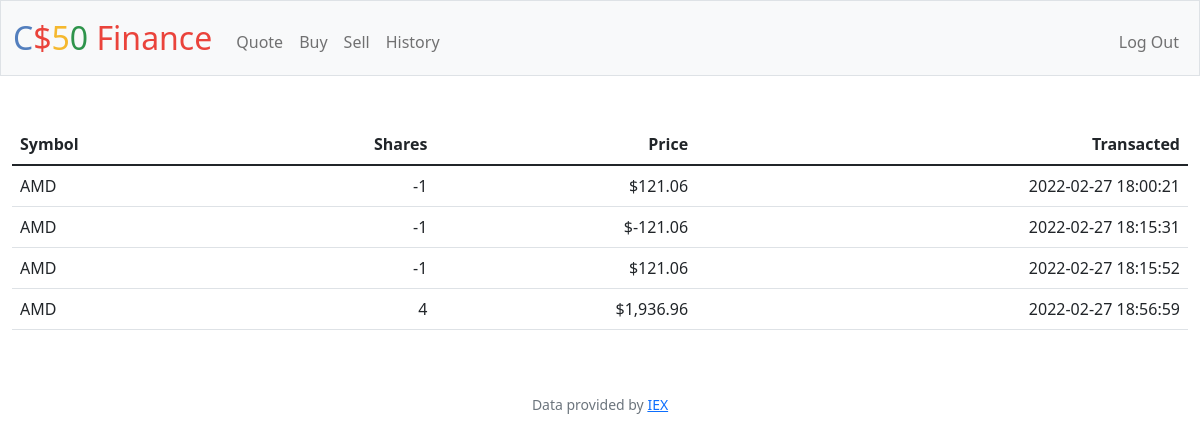
Page /history (signed in) on the committed database.
### tables this page shows
CREATE TABLE log (
id int NOT NULL,
shares int NOT NULL,
symbol text NOT NULL,
price int NOT NULL,
time text NOT NULL,
FOREIGN KEY (id) REFERENCES users(id)
);

### app.py (the view)
@app.route("/history")
@login_required
def history():
    history = []
    user_id = session["user_id"]
    log = db.execute("SELECT * FROM log WHERE id=?", user_id)
    for i in range(len(log)):
        num_shares = log[i]["shares"]
        time = log[i]["time"]
        symbol = log[i]["symbol"]
        price = float(num_shares) * float(log[i]["price"])
        history_temp = {
            "price": price,
            "shares": num_shares,
            "transacted": time,
            "symbol": symbol
        }
        history.append(history_temp)
    return render_template("history.html", history=history)

### app.py (called while the page is built)
@app.after_request
def after_request(response):
    response.headers["Cache-Control"] = "no-cache, no-store, must-revalidate"
    response.headers["Expires"] = 0
    response.headers["Pragma"] = "no-cache"
    return response

### helpers.py (called while the page is built)
def login_required(f):
    @wraps(f)
    def decorated_function(*args, **kwargs):
        if session.get("user_id") is None:
            return redirect("/login")
        return f(*args, **kwargs)
    return decorated_function

def usd(value):
    return f"${value:,.2f}"

### templates/history.html (shortened to what this page needs)
{% extends "layout.html" %}
{% block main %}
    <table class="table">
        <thead>
            <tr>
                <th class="text-start">Symbol</th>
                <th class="text-end">Shares</th>
                <th class="text-end">Price</th>
                <th class="text-end">Transacted</th>
            </tr>
        </thead>
        <tbody>
            {% for info in history %}
             <tr>
                <td class="text-start">{{ info.symbol }}</td>
                <td class="text-end">{{ info.shares }}</td>
                <td class="text-end">{{ info.price | usd}}</td>
                <td class="text-end">{{ info.transacted }}</td>
            </tr>
            {% endfor %}
        </tbody>
    </table>
{% endblock %}

### templates/layout.html (shortened to what this page needs)
<!DOCTYPE html>
<html lang="en">
    <head>
        <link href="https://cdn.jsdelivr.net/npm/bootstrap@5.1.3/dist/css/bootstrap.min.css" rel="stylesheet">
        <link href="/static/styles.css" rel="stylesheet">
    </head>
    <body>
        <nav class="bg-light border navbar navbar-expand-md navbar-light">
            <div class="container-fluid">
                <a class="navbar-brand" href="/"><span class="blue">C</span><span class="red">$</span><span class="yellow">5</span><span class="green">0</span> <span class="red">Finance</span></a>
                <div class="collapse navbar-collapse" id="navbar">
                    {% if session["user_id"] %}
                        <ul class="navbar-nav me-auto mt-2">
                            <li class="nav-item"><a class="nav-link" href="/quote">Quote</a></li>
                            <li class="nav-item"><a class="nav-link" href="/buy">Buy</a></li>
                            <li class="nav-item"><a class="nav-link" href="/sell">Sell</a></li>
                            <li class="nav-item"><a class="nav-link" href="/history">History</a></li>
                        </ul>
                        <ul class="navbar-nav ms-auto mt-2">
                            <li class="nav-item"><a class="nav-link" href="/logout">Log Out</a></li>
                        </ul>
                    {% else %}
                        <ul class="navbar-nav ms-auto mt-2">
                            <li class="nav-item"><a class="nav-link" href="/register">Register</a></li>
                            <li class="nav-item"><a class="nav-link" href="/login">Log In</a></li>
                        </ul>
                    {% endif %}
                </div>
            </div>
        </nav>
        <main class="container-fluid py-5 text-center">
            {% block main %}{% endblock %}
        </main>
        <footer class="mb-5 small text-center text-muted">
            Data provided by <a href="https://iexcloud.io/">IEX</a>
        </footer>
    </body>
</html>

### static/styles.css (style rules this page uses)
nav .navbar-brand { font-size: xx-large; }
nav .navbar-brand .blue { color: #537fbe; }
nav .navbar-brand .red { color: #ea433b; }
nav .navbar-brand .yellow { color: #f5b82e; }
nav .navbar-brand .green { color: #2e944b; }
table { background-color: transparent; margin-bottom: 1rem; width: 100%; }
table th, table td { padding: 0.75rem; vertical-align: middle; }

### rows in the picture
log: symbol "AMD", shares "-1", price "$121.06", transacted "2022-02-27 18:00:21"
log: symbol "AMD", shares "-1", price "$-121.06", transacted "2022-02-27 18:15:31"
log: symbol "AMD", shares "-1", price "$121.06", transacted "2022-02-27 18:15:52"
log: symbol "AMD", shares "4", price "$1,936.96", transacted "2022-02-27 18:56:59"
